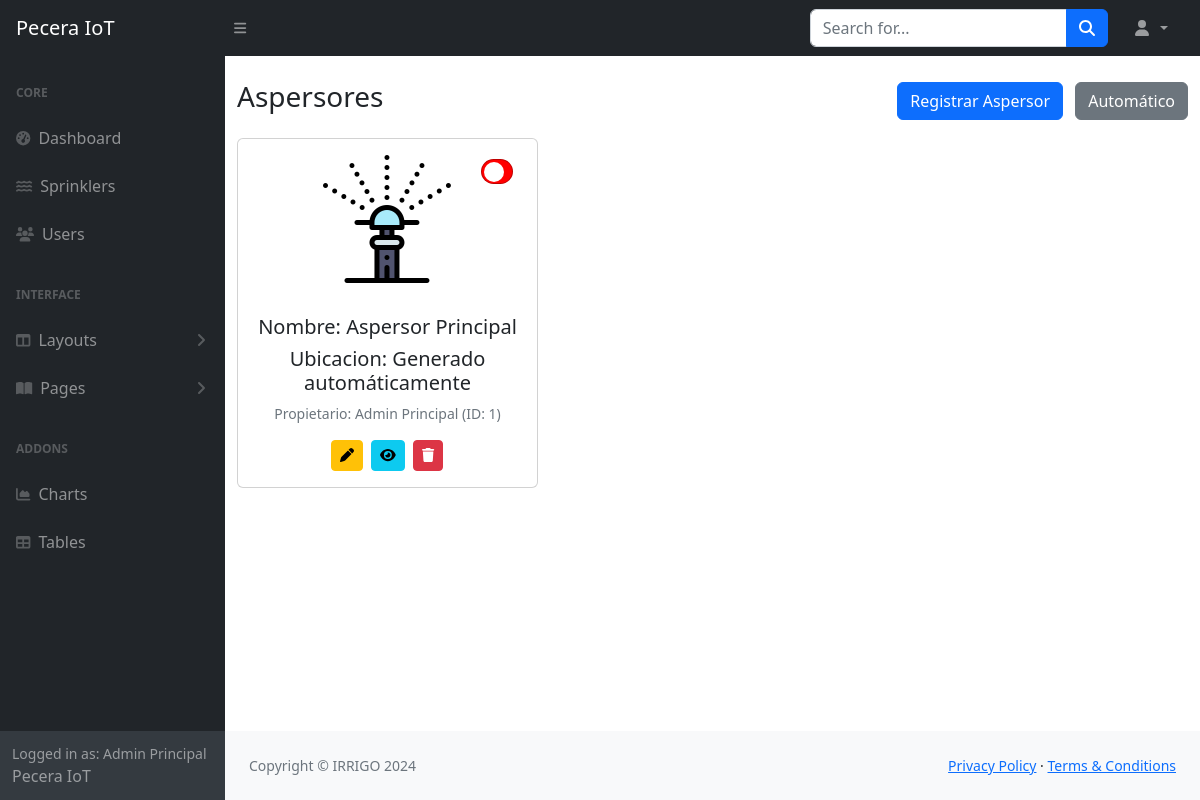
The page /aspersores/ (signed in) on the database its author committed.
### tables this page shows
CREATE TABLE usuarios (
                    id_usuario INTEGER PRIMARY KEY AUTOINCREMENT,
                    nombre VARCHAR(100) NOT NULL,
                    correo VARCHAR(150) UNIQUE NOT NULL,
                    contrasena VARCHAR(255) NOT NULL,
                    tipo_usuario TEXT CHECK(tipo_usuario IN ('admin', 'usuario')) NOT NULL DEFAULT 'usuario',
                    fecha_creacion TIMESTAMP DEFAULT CURRENT_TIMESTAMP
                );

CREATE TABLE aspersores (
                    id_aspersor INTEGER PRIMARY KEY AUTOINCREMENT,
                    id_usuario INTEGER NOT NULL,
                    nombre VARCHAR(100) NOT NULL,
                    ubicacion VARCHAR(255),
                    estado TEXT CHECK(estado IN ('activo', 'inactivo')) NOT NULL DEFAULT 'inactivo',
                    fecha_creacion TIMESTAMP DEFAULT CURRENT_TIMESTAMP,
                    FOREIGN KEY (id_usuario) REFERENCES usuarios(id_usuario) ON DELETE CASCADE
                );

### app.py (the view, shortened to what this page needs)
@app.route('/aspersores/', defaults={'id_usuario': None}, methods=['GET'])
@app.route('/aspersores/<int:id_usuario>', methods=['GET'])
def aspersores(id_usuario):
    if 'id_usuario' not in session:
        return redirect(url_for('login'))
    tipo_usuario = session['tipo_usuario']
    usuario_actual = session['id_usuario']
    print(f"DEBUG - Accediendo a aspersores. Usuario: {usuario_actual}, Tipo: {tipo_usuario}, ID solicitado: {id_usuario}")
    if id_usuario is None:
        if tipo_usuario == 'admin':
            id_usuario = 'all'  # Marcador para mostrar todos
        else:
            id_usuario = usuario_actual  # Usuario normal solo ve los suyos
    elif tipo_usuario != 'admin' and id_usuario != usuario_actual:
        flash('No tienes permiso para ver estos aspersores.', 'error')
        return redirect(url_for('aspersores'))
    connection = get_db_connection()
    if not connection:
        flash('Error al conectar con la base de datos.', 'error')
        return redirect(url_for('aspersores'))
    try:
        cursor = connection.cursor()
        if id_usuario == 'all':
            print("DEBUG - Admin viendo TODOS los aspersores")
            cursor.execute("""
                SELECT a.id_aspersor, a.nombre, a.ubicacion, a.estado, a.id_usuario, u.nombre as nombre_usuario
                FROM aspersores a
                LEFT JOIN usuarios u ON a.id_usuario = u.id_usuario
                ORDER BY a.id_usuario, a.id_aspersor
            """)
            aspersores = cursor.fetchall()
            mostrar_todos = True
        cursor.close()
        connection.close()
        print(f"DEBUG - Se encontraron {len(aspersores)} aspersores")
        id_usuario_visto = None if mostrar_todos else id_usuario
        return render_template('sprinklers.html',
                       aspersores=aspersores,
                       nombre_usuario=session['nombre_usuario'],
                       tipo_usuario=tipo_usuario,
                       mostrar_todos=mostrar_todos,
                       id_usuario_visto=id_usuario_visto)
    except Exception as e:
        print(f"Error al obtener aspersores: {e}")
        flash('Error al obtener los aspersores.', 'error')
        return redirect(url_for('aspersores'))

### app.py (called while the page is built)
def get_db_connection():
    try:
        connection = sqlite3.connect(DATABASE)
        connection.row_factory = sqlite3.Row  # Para acceder a columnas por nombre
        return connection
    except Exception as e:
        print(f"Error al conectar a la base de datos: {e}")
        return None

### templates/sprinklers.html (shortened to what this page needs)
{% extends "base2.html" %}
{% block content %}
                <div class="container mt-4">
                    <div class="d-flex justify-content-between align-items-center mb-3">
                        <h1 class="h3">Aspersores</h1>
                        <div>
                            <button class="btn btn-primary me-2" data-bs-toggle="modal" data-bs-target="#registrarAspersorModal">Registrar Aspersor</button>
                            <button class="btn btn-secondary" id="modoAutomaticoManual">Automático</button>
                        </div>
                    </div>
                    <div class="row">
                        {% for aspersor in aspersores %}
                        <div class="col-md-4 mb-3">
                            <div class="card">
                                <img src="{{ url_for('static', filename='assets/img/aspersor.png') }}" class="card-img-top mx-auto my-3" alt="Aspersor" style="width: 128px; height: 128px; ">
                                <div class="card-body text-center">
                                    <h5 class="card-title">Nombre: {{ aspersor.nombre }}</h5>
                                    <h5 class="card-title">Ubicacion: {{ aspersor.ubicacion }}</h5>
                                    {% if mostrar_todos %}
                                    <p class="text-muted small">Propietario: {{ aspersor.nombre_usuario or 'Desconocido' }} (ID: {{ aspersor.id_usuario }})</p>
                                    {% endif %}
                                    <div class="position-absolute top-0 end-0 p-3">
                                        <div class="form-check form-switch">
                                            <input
                                                class="form-check-input estado-switch custom-switch"
                                                type="checkbox"
                                                role="switch"
                                                id="estadoSwitch{{ aspersor.id_aspersor }}"
                                                data-id="{{ aspersor.id_aspersor }}">
                                        </div>
                                    </div>
                                    <div class="d-flex justify-content-center mt-3">
                                        <button class="btn btn-warning btn-sm me-2 editar-aspersor" data-id="{{aspersor.id_aspersor}}" data-nombre="{{aspersor.nombre}}" data-ubicacion="{{aspersor.ubicacion}}" data-bs-toggle="modal" data-bs-target="#editarAspersorModal"><i class="fas fa-pen"></i></button>
                                        <button class="btn btn-info btn-sm me-2" onclick="window.location.href='/calendar/{{ aspersor.id_aspersor}}'">
                                            <i class="fas fa-eye"></i>
                                        </button>
                                        <button class="btn btn-danger btn-sm eliminar-aspersor" data-id="{{aspersor.id_aspersor}}"><i class="fas fa-trash"></i></button>
                                    </div>
                                </div>
                            </div>
                        </div>
                        {% endfor %}
                    </div>
                </div>
            </main>
{% endblock %}

### templates/base2.html (shortened to what this page needs)
<!DOCTYPE html>
<html lang="en">
    <head>
        <link href="https://cdn.jsdelivr.net/npm/simple-datatables@7.1.2/dist/style.min.css" rel="stylesheet" />
        <link href="{{ url_for('static', filename='css/styles.css') }}" rel="stylesheet" />
    </head>
    <body class="sb-nav-fixed">
        <nav class="sb-topnav navbar navbar-expand navbar-dark bg-dark">
            <a class="navbar-brand ps-3" href="{{ url_for('dashboard') }}">Pecera IoT</a>
            <button class="btn btn-link btn-sm order-1 order-lg-0 me-4 me-lg-0" id="sidebarToggle" href="#!"><i class="fas fa-bars"></i></button>
            <form class="d-none d-md-inline-block form-inline ms-auto me-0 me-md-3 my-2 my-md-0">
                <div class="input-group">
                    <input class="form-control" type="text" placeholder="Search for..." aria-label="Search for..." aria-describedby="btnNavbarSearch" />
                    <button class="btn btn-primary" id="btnNavbarSearch" type="button"><i class="fas fa-search"></i></button>
                </div>
            </form>
            <ul class="navbar-nav ms-auto ms-md-0 me-3 me-lg-4">
                <li class="nav-item dropdown">
                    <a class="nav-link dropdown-toggle" id="navbarDropdown" href="#" role="button" data-bs-toggle="dropdown" aria-expanded="false">
                    <i class="fas fa-user fa-fw"></i>
                </a>
                </li>
            </ul>
        </nav>
        <div id="layoutSidenav">
            <div id="layoutSidenav_nav">
                <nav class="sb-sidenav accordion sb-sidenav-dark" id="sidenavAccordion">
                    <div class="sb-sidenav-menu">
                        <div class="nav">
                            <div class="sb-sidenav-menu-heading">Core</div>
                            <a class="nav-link" href="{{ url_for('dashboard') }}">
                                <div class="sb-nav-link-icon"><i class="fas fa-tachometer-alt"></i></div>
                                Dashboard
                            </a>
                            <a class="nav-link" href="{{ url_for('aspersores') }}">
                                <div class="sb-nav-link-icon"><i class="fas fa-water"></i></div>
                                Sprinklers
                            </a>
                        {% if tipo_usuario == "admin" %}
                        <a class="nav-link" href="{{ url_for('users') }}">
                            <div class="sb-nav-link-icon"><i class="fas fa-users"></i></div>
                            Users
                        </a>
                        {% endif %}
                            <div class="sb-sidenav-menu-heading">Interface</div>
                            <a class="nav-link collapsed" href="#" data-bs-toggle="collapse" data-bs-target="#collapseLayouts" aria-expanded="false" aria-controls="collapseLayouts">
                                <div class="sb-nav-link-icon"><i class="fas fa-columns"></i></div>
                                Layouts
                                <div class="sb-sidenav-collapse-arrow"><i class="fas fa-angle-down"></i></div>
                            </a>
                            <a class="nav-link collapsed" href="#" data-bs-toggle="collapse" data-bs-target="#collapsePages" aria-expanded="false" aria-controls="collapsePages">
                                <div class="sb-nav-link-icon"><i class="fas fa-book-open"></i></div>
                                Pages
                                <div class="sb-sidenav-collapse-arrow"><i class="fas fa-angle-down"></i></div>
                            </a>
                            <div class="sb-sidenav-menu-heading">Addons</div>
                            <a class="nav-link" href="{{ url_for('charts') }}">
                                <div class="sb-nav-link-icon"><i class="fas fa-chart-area"></i></div>
                                Charts
                            </a>
                            <a class="nav-link" href="{{ url_for('tables') }}">
                                <div class="sb-nav-link-icon"><i class="fas fa-table"></i></div>
                                Tables
                            </a>
                        </div>
                    </div>
                    <div class="sb-sidenav-footer">
                        <div class="small">Logged in as: {{ nombre_usuario }}</div>
                        Pecera IoT
                    </div>
                </nav>
            </div>
            <div id="layoutSidenav_content">
                <main>
                    {% block content %}{% endblock %}
                <footer class="py-4 bg-light mt-auto">
                    <div class="container-fluid px-4">
                        <div class="d-flex align-items-center justify-content-between small">
                            <div class="text-muted">Copyright &copy; IRRIGO 2024</div>
                            <div>
                                <a href="#">Privacy Policy</a>
                                &middot;
                                <a href="#">Terms &amp; Conditions</a>
                            </div>
                        </div>
                    </div>
                </footer>
            </div>
        </div>
    </body>
</html>

### templates/sprinklers.html (style rules this page uses)
.custom-switch { width: 60px; height: 25px; background-color: red; border-radius: 30px; position: relative; appearance: none; cursor: pointer; outline: none; transition: background-color 0.3s ease-in-out; }
.custom-switch::before { content: ''; width: 20px; height: 20px; background-color: white; border-radius: 50%; position: absolute; top: 2.5px; left: 2.5px; transition: transform 0.3s ease-in-out; }

### rows shown on the page
usuarios: nombre "Admin Principal"
aspersores: nombre "Aspersor Principal", ubicacion "Generado automáticamente", nombre "Admin Principal", id_usuario "1"
